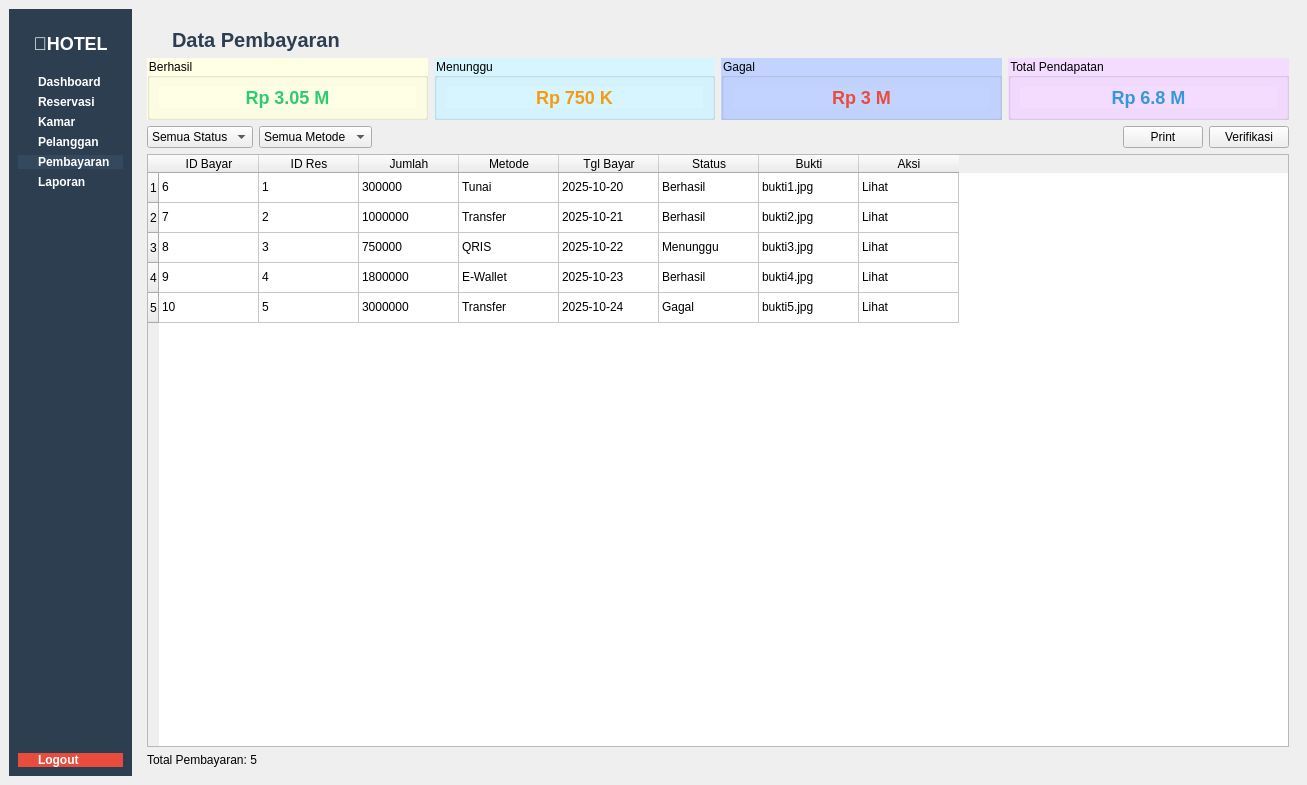
<?xml version="1.0" encoding="UTF-8"?>
<ui version="4.0">
 <class>PembayaranWindow</class>
 <widget class="QMainWindow" name="PembayaranWindow">
  <property name="geometry">
   <rect>
    <x>0</x>
    <y>0</y>
    <width>1307</width>
    <height>785</height>
   </rect>
  </property>
  <property name="windowTitle">
   <string>Manajemen Pembayaran</string>
  </property>
  <widget class="QWidget" name="centralwidget">
   <layout class="QHBoxLayout" name="mainLayout">
    <item>
     <widget class="QWidget" name="sidebar" native="true">
      <property name="styleSheet">
       <string>QWidget { background-color: #2c3e50; }</string>
      </property>
      <layout class="QVBoxLayout" name="sidebarLayout">
       <item>
        <widget class="QLabel" name="logoLabel">
         <property name="styleSheet">
          <string>QLabel { color: white; font-size: 18px; font-weight: bold; padding: 15px; background-color: #2c3e50; }</string>
         </property>
         <property name="text">
          <string>🏨HOTEL</string>
         </property>
         <property name="alignment">
          <set>Qt::AlignCenter</set>
         </property>
        </widget>
       </item>
       <item>
        <widget class="QPushButton" name="dashboardBtn">
         <property name="styleSheet">
          <string>QPushButton { background-color: #2c3e50; color: white; border: none; text-align: left; padding-left: 20px; font-weight: bold; } QPushButton:hover { background-color: #3498db; }</string>
         </property>
         <property name="text">
          <string>Dashboard</string>
         </property>
        </widget>
       </item>
       <item>
        <widget class="QPushButton" name="reservasiBtn">
         <property name="styleSheet">
          <string>QPushButton { background-color: #2c3e50; color: white; border: none; text-align: left; padding-left: 20px; font-weight: bold; } QPushButton:hover { background-color: #3498db; }</string>
         </property>
         <property name="text">
          <string>Reservasi</string>
         </property>
        </widget>
       </item>
       <item>
        <widget class="QPushButton" name="kamarBtn">
         <property name="styleSheet">
          <string>QPushButton { background-color: #2c3e50; color: white; border: none; text-align: left; padding-left: 20px; font-weight: bold; } QPushButton:hover { background-color: #3498db; }</string>
         </property>
         <property name="text">
          <string>Kamar</string>
         </property>
        </widget>
       </item>
       <item>
        <widget class="QPushButton" name="pelangganBtn">
         <property name="styleSheet">
          <string>QPushButton { background-color: #2c3e50; color: white; border: none; text-align: left; padding-left: 20px; font-weight: bold; } QPushButton:hover { background-color: #3498db; }</string>
         </property>
         <property name="text">
          <string>Pelanggan</string>
         </property>
        </widget>
       </item>
       <item>
        <widget class="QPushButton" name="pembayaranBtn">
         <property name="styleSheet">
          <string>QPushButton { background-color: #34495e; color: white; border: none; text-align: left; padding-left: 20px; font-weight: bold; } QPushButton:hover { background-color: #3498db; }</string>
         </property>
         <property name="text">
          <string>Pembayaran</string>
         </property>
        </widget>
       </item>
       <item>
        <widget class="QPushButton" name="laporanBtn">
         <property name="styleSheet">
          <string>QPushButton { background-color: #2c3e50; color: white; border: none; text-align: left; padding-left: 20px; font-weight: bold; } QPushButton:hover { background-color: #3498db; }</string>
         </property>
         <property name="text">
          <string>Laporan</string>
         </property>
        </widget>
       </item>
       <item>
        <spacer name="verticalSpacer">
         <property name="orientation">
          <enum>Qt::Vertical</enum>
         </property>
         <property name="sizeHint" stdset="0">
          <size>
           <width>20</width>
           <height>150</height>
          </size>
         </property>
        </spacer>
       </item>
       <item>
        <widget class="QPushButton" name="logoutBtn">
         <property name="styleSheet">
          <string>QPushButton { background-color: #e74c3c; color: white; border: none; text-align: left; padding-left: 20px; font-weight: bold; } QPushButton:hover { background-color: #c0392b; }</string>
         </property>
         <property name="text">
          <string>Logout</string>
         </property>
        </widget>
       </item>
      </layout>
     </widget>
    </item>
    <item>
     <widget class="QWidget" name="contentArea" native="true">
      <layout class="QVBoxLayout" name="contentLayout">
       <item>
        <widget class="QLabel" name="titleLabel">
         <property name="styleSheet">
          <string>QLabel { font-size: 20px; font-weight: bold; color: #2c3e50; margin-left: 20px; padding-top: 10px; }</string>
         </property>
         <property name="text">
          <string>Data Pembayaran</string>
         </property>
        </widget>
       </item>
       <item>
        <layout class="QHBoxLayout" name="statsLayout">
         <item>
          <widget class="QGroupBox" name="stat1">
           <property name="styleSheet">
            <string notr="true">background-color: rgb(255, 255, 229);</string>
           </property>
           <property name="title">
            <string>Berhasil</string>
           </property>
           <layout class="QVBoxLayout" name="stat1Layout">
            <item>
             <widget class="QLabel" name="stat1Value">
              <property name="styleSheet">
               <string>QLabel { color: #2ecc71; font-size: 18px; font-weight: bold; }</string>
              </property>
              <property name="text">
               <string>Rp 3.05 M</string>
              </property>
              <property name="alignment">
               <set>Qt::AlignCenter</set>
              </property>
             </widget>
            </item>
           </layout>
          </widget>
         </item>
         <item>
          <widget class="QGroupBox" name="stat2">
           <property name="styleSheet">
            <string notr="true">background-color: rgb(215, 245, 255);</string>
           </property>
           <property name="title">
            <string>Menunggu</string>
           </property>
           <layout class="QVBoxLayout" name="stat2Layout">
            <item>
             <widget class="QLabel" name="stat2Value">
              <property name="styleSheet">
               <string>QLabel { color: #f39c12; font-size: 18px; font-weight: bold; }</string>
              </property>
              <property name="text">
               <string>Rp 750 K</string>
              </property>
              <property name="alignment">
               <set>Qt::AlignCenter</set>
              </property>
             </widget>
            </item>
           </layout>
          </widget>
         </item>
         <item>
          <widget class="QGroupBox" name="stat3">
           <property name="styleSheet">
            <string notr="true">background-color: rgb(194, 211, 255);</string>
           </property>
           <property name="title">
            <string>Gagal</string>
           </property>
           <layout class="QVBoxLayout" name="stat3Layout">
            <item>
             <widget class="QLabel" name="stat3Value">
              <property name="styleSheet">
               <string>QLabel { color: #e74c3c; font-size: 18px; font-weight: bold; }</string>
              </property>
              <property name="text">
               <string>Rp 3 M</string>
              </property>
              <property name="alignment">
               <set>Qt::AlignCenter</set>
              </property>
             </widget>
            </item>
           </layout>
          </widget>
         </item>
         <item>
          <widget class="QGroupBox" name="stat4">
           <property name="styleSheet">
            <string notr="true">background-color: rgb(243, 220, 255)</string>
           </property>
           <property name="title">
            <string>Total Pendapatan</string>
           </property>
           <layout class="QVBoxLayout" name="stat4Layout">
            <item>
             <widget class="QLabel" name="stat4Value">
              <property name="styleSheet">
               <string>QLabel { color: #3498db; font-size: 18px; font-weight: bold; }</string>
              </property>
              <property name="text">
               <string>Rp 6.8 M</string>
              </property>
              <property name="alignment">
               <set>Qt::AlignCenter</set>
              </property>
             </widget>
            </item>
           </layout>
          </widget>
         </item>
        </layout>
       </item>
       <item>
        <layout class="QHBoxLayout" name="buttonLayout">
         <item>
          <widget class="QComboBox" name="statusFilter">
           <item>
            <property name="text">
             <string>Semua Status</string>
            </property>
           </item>
           <item>
            <property name="text">
             <string>Berhasil</string>
            </property>
           </item>
           <item>
            <property name="text">
             <string>Menunggu</string>
            </property>
           </item>
           <item>
            <property name="text">
             <string>Gagal</string>
            </property>
           </item>
          </widget>
         </item>
         <item>
          <widget class="QComboBox" name="metodeFilter">
           <item>
            <property name="text">
             <string>Semua Metode</string>
            </property>
           </item>
           <item>
            <property name="text">
             <string>Tunai</string>
            </property>
           </item>
           <item>
            <property name="text">
             <string>Transfer</string>
            </property>
           </item>
           <item>
            <property name="text">
             <string>QRIS</string>
            </property>
           </item>
           <item>
            <property name="text">
             <string>E-Wallet</string>
            </property>
           </item>
          </widget>
         </item>
         <item>
          <spacer name="horizontalSpacer">
           <property name="orientation">
            <enum>Qt::Horizontal</enum>
           </property>
           <property name="sizeHint" stdset="0">
            <size>
             <width>500</width>
             <height>20</height>
            </size>
           </property>
          </spacer>
         </item>
         <item>
          <widget class="QPushButton" name="printBtn">
           <property name="text">
            <string>Print</string>
           </property>
          </widget>
         </item>
         <item>
          <widget class="QPushButton" name="verifiBtn">
           <property name="text">
            <string>Verifikasi</string>
           </property>
          </widget>
         </item>
        </layout>
       </item>
       <item>
        <widget class="QTableWidget" name="pembayaranTable">
         <property name="rowCount">
          <number>5</number>
         </property>
         <property name="columnCount">
          <number>8</number>
         </property>
         <row/>
         <row/>
         <row/>
         <row/>
         <row/>
         <column>
          <property name="text">
           <string>ID Bayar</string>
          </property>
         </column>
         <column>
          <property name="text">
           <string>ID Res</string>
          </property>
         </column>
         <column>
          <property name="text">
           <string>Jumlah</string>
          </property>
         </column>
         <column>
          <property name="text">
           <string>Metode</string>
          </property>
         </column>
         <column>
          <property name="text">
           <string>Tgl Bayar</string>
          </property>
         </column>
         <column>
          <property name="text">
           <string>Status</string>
          </property>
         </column>
         <column>
          <property name="text">
           <string>Bukti</string>
          </property>
         </column>
         <column>
          <property name="text">
           <string>Aksi</string>
          </property>
         </column>
         <item row="0" column="0">
          <property name="text">
           <string>6</string>
          </property>
         </item>
         <item row="0" column="1">
          <property name="text">
           <string>1</string>
          </property>
         </item>
         <item row="0" column="2">
          <property name="text">
           <string>300000</string>
          </property>
         </item>
         <item row="0" column="3">
          <property name="text">
           <string>Tunai</string>
          </property>
         </item>
         <item row="0" column="4">
          <property name="text">
           <string>2025-10-20</string>
          </property>
         </item>
         <item row="0" column="5">
          <property name="text">
           <string>Berhasil</string>
          </property>
         </item>
         <item row="0" column="6">
          <property name="text">
           <string>bukti1.jpg</string>
          </property>
         </item>
         <item row="0" column="7">
          <property name="text">
           <string>Lihat</string>
          </property>
         </item>
         <item row="1" column="0">
          <property name="text">
           <string>7</string>
          </property>
         </item>
         <item row="1" column="1">
          <property name="text">
           <string>2</string>
          </property>
         </item>
         <item row="1" column="2">
          <property name="text">
           <string>1000000</string>
          </property>
         </item>
         <item row="1" column="3">
          <property name="text">
           <string>Transfer</string>
          </property>
         </item>
         <item row="1" column="4">
          <property name="text">
           <string>2025-10-21</string>
          </property>
         </item>
         <item row="1" column="5">
          <property name="text">
           <string>Berhasil</string>
          </property>
         </item>
         <item row="1" column="6">
          <property name="text">
           <string>bukti2.jpg</string>
          </property>
         </item>
         <item row="1" column="7">
          <property name="text">
           <string>Lihat</string>
          </property>
         </item>
         <item row="2" column="0">
          <property name="text">
           <string>8</string>
          </property>
         </item>
         <item row="2" column="1">
          <property name="text">
           <string>3</string>
          </property>
         </item>
         <item row="2" column="2">
          <property name="text">
           <string>750000</string>
          </property>
         </item>
         <item row="2" column="3">
          <property name="text">
           <string>QRIS</string>
          </property>
         </item>
         <item row="2" column="4">
          <property name="text">
           <string>2025-10-22</string>
          </property>
         </item>
         <item row="2" column="5">
          <property name="text">
           <string>Menunggu</string>
          </property>
         </item>
         <item row="2" column="6">
          <property name="text">
           <string>bukti3.jpg</string>
          </property>
         </item>
         <item row="2" column="7">
          <property name="text">
           <string>Lihat</string>
          </property>
         </item>
         <item row="3" column="0">
          <property name="text">
           <string>9</string>
          </property>
         </item>
         <item row="3" column="1">
          <property name="text">
           <string>4</string>
          </property>
         </item>
         <item row="3" column="2">
          <property name="text">
           <string>1800000</string>
          </property>
         </item>
         <item row="3" column="3">
          <property name="text">
           <string>E-Wallet</string>
          </property>
         </item>
         <item row="3" column="4">
          <property name="text">
           <string>2025-10-23</string>
          </property>
         </item>
         <item row="3" column="5">
          <property name="text">
           <string>Berhasil</string>
          </property>
         </item>
         <item row="3" column="6">
          <property name="text">
           <string>bukti4.jpg</string>
          </property>
         </item>
         <item row="3" column="7">
          <property name="text">
           <string>Lihat</string>
          </property>
         </item>
         <item row="4" column="0">
          <property name="text">
           <string>10</string>
          </property>
         </item>
         <item row="4" column="1">
          <property name="text">
           <string>5</string>
          </property>
         </item>
         <item row="4" column="2">
          <property name="text">
           <string>3000000</string>
          </property>
         </item>
         <item row="4" column="3">
          <property name="text">
           <string>Transfer</string>
          </property>
         </item>
         <item row="4" column="4">
          <property name="text">
           <string>2025-10-24</string>
          </property>
         </item>
         <item row="4" column="5">
          <property name="text">
           <string>Gagal</string>
          </property>
         </item>
         <item row="4" column="6">
          <property name="text">
           <string>bukti5.jpg</string>
          </property>
         </item>
         <item row="4" column="7">
          <property name="text">
           <string>Lihat</string>
          </property>
         </item>
        </widget>
       </item>
       <item>
        <widget class="QLabel" name="totalLabel">
         <property name="text">
          <string>Total Pembayaran: 5</string>
         </property>
        </widget>
       </item>
      </layout>
     </widget>
    </item>
   </layout>
  </widget>
 </widget>
 <resources/>
 <connections/>
</ui>
